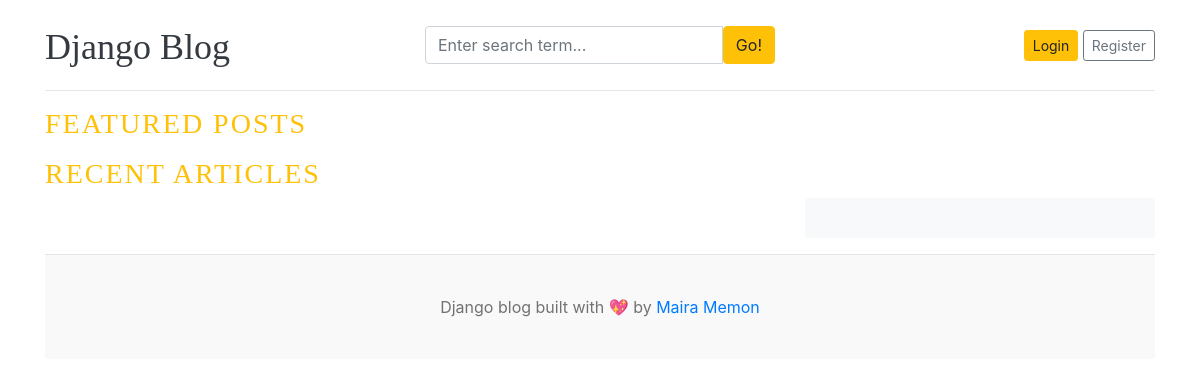
Before: / with the older database file.
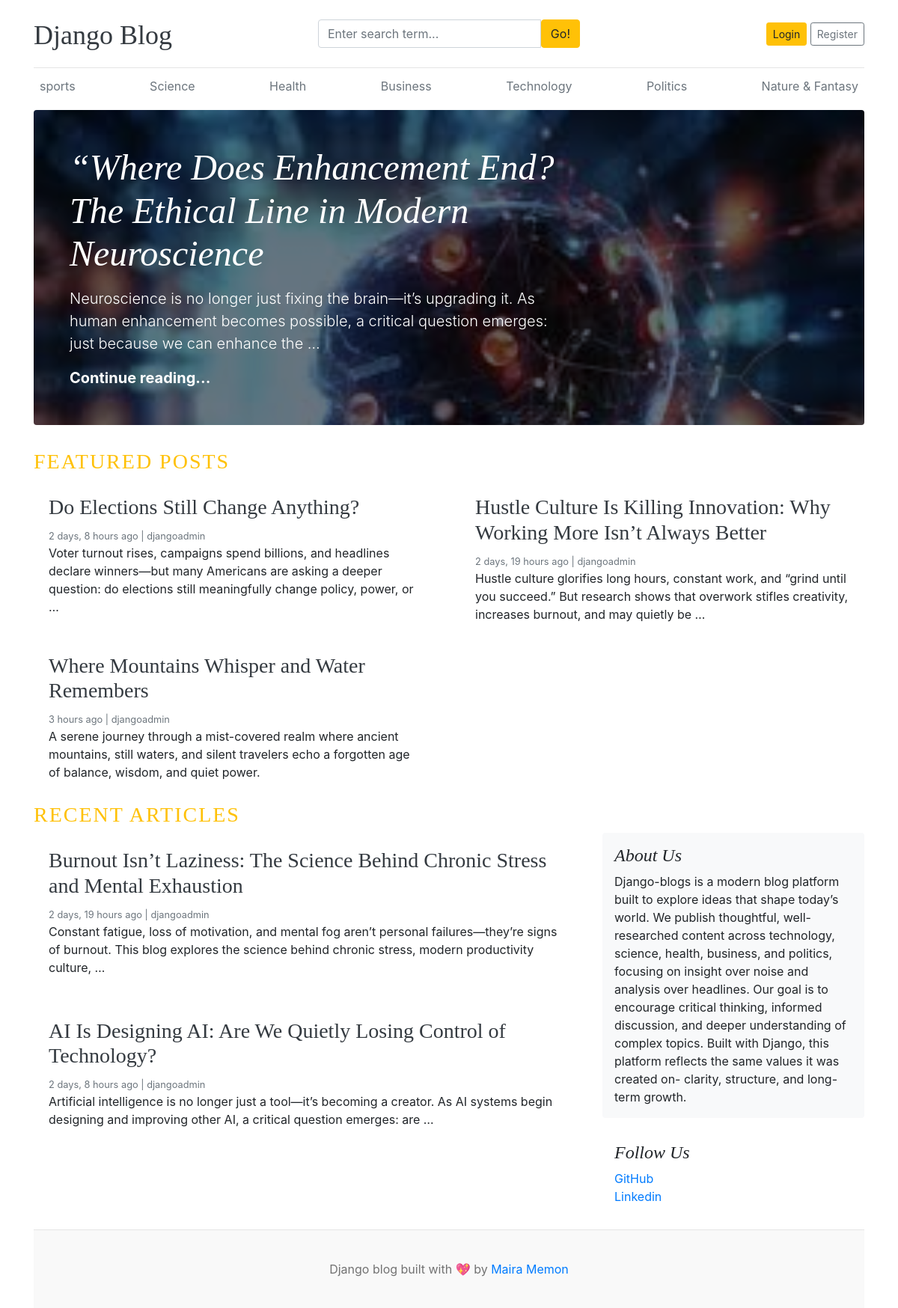
After: the same page with the newer database file.
### blogs/models.py (models this page shows, shortened)
class Category(models.Model):
    category_name = models.CharField(max_length=50, unique=True)
    created_at = models.DateTimeField(auto_now_add=True)
    updated_at = models.DateTimeField(auto_now=True)
    class Meta:
        verbose_name_plural = 'categories'

class Blog(models.Model):
    title = models.CharField(max_length=100)
    slug = models.SlugField(max_length=150, unique=True, blank=True)
    category = models.ForeignKey(Category, on_delete=models.CASCADE)
    author = models.ForeignKey(User, on_delete=models.CASCADE)
    featured_image = models.ImageField(upload_to='uploads/%Y/%m/%d', blank=True, null=True)
    short_description = models.TextField(max_length=500)
    blog_body = models.TextField(max_length=2000)
    status = models.CharField(max_length=20, choices=STATUS_CHOICES, default="Draft")
    is_featured = models.BooleanField(default=False)
    created_at = models.DateTimeField(auto_now_add=True)
    updated_at = models.DateTimeField(auto_now=True)

### pages/models.py (models this page shows, shortened)
class About(models.Model):
    about_heading = models.CharField(max_length=25)
    about_description = models.TextField(max_length=500)
    created_at = models.DateTimeField(auto_now_add=True)
    updated_at = models.DateTimeField(auto_now=True)
    class Meta:
        verbose_name_plural = 'About'

class SocialLink(models.Model):
    platform = models.CharField(max_length=50)
    link = models.URLField(max_length=200)
    created_at = models.DateTimeField(auto_now_add=True)
    updated_at = models.DateTimeField(auto_now=True)

### blog_main/views.py (the view)
# urls.py: 2. Add a URL to urlpatterns:  path('', views.home, name='home')
def home(request):
    featured_posts = Blog.objects.filter(is_featured=True, status='Published').order_by('updated_at')
    posts = Blog.objects.filter(is_featured=False, status='Published')
    try:
       about = About.objects.get()
    except :
        about = None
    context = {
        'featured_posts': featured_posts,
        'posts': posts,
        'about': about,
    }
    return render(request, 'home.html', context)

### blogs/context_processors.py (called while the page is built)
def get_categories(request):
    categories = Category.objects.all()
    return dict(categories=categories)

def get_social_links(request):
    social_links = SocialLink.objects.all()
    return dict(social_links=social_links)

### templates/home.html (shortened to what this page needs)
{% extends 'base.html' %}
  {% block content %}
  {% for post in featured_posts %}
    {% if forloop.first %}
    <div class="jumbotron p-3 p-md-5 text-white rounded bg-dark" style="background-image: url('{{ post.featured_image.url }}');background-blend-mode: overlay;background-size:cover;">
      <div class="col-md-8 px-0">
        <h1 class="display-4 font-italic">{{ post.title }}</h1>
        <p class="lead my-3">{{ post.short_description | truncatewords:25 }}</p>
        <p class="lead mb-0"><a href="{% url 'blogs' post.slug %}" class="text-white font-weight-bold">Continue reading...</a></p>
      </div>
    </div>
    {% endif %}
  {% endfor %}
  <h3 class="text-uppercase text-warning" style="letter-spacing: 2px;">Featured Posts</h3>
  <div class="row mb-2">
    {% for post in featured_posts %}
      {% if not forloop.first %}
    <div class="col-md-6">
      <div class="card border-0" >
        <div class="card-body">
          <h3><a href="{% url 'blogs' post.slug %}" class="text-dark">{{ post.title }}</a></h3>
          <small class="mb-1 text-muted">{{ post.created_at | timesince }} ago | {{ post.author }}</small>
          <p class="card-text">{{ post.short_description | truncatewords:25 }}</p>
        </div>
      </div>
    </div>
      {% endif %}
    {% endfor %}
  </div>
  <h3 class="text-uppercase text-warning" style="letter-spacing: 2px;">Recent Articles</h3>
  <div class="row">
    <div class="col-md-8">
      {% for post in posts %}
      <div class="card border-0 mb-3">
        <div class="card-body">
          <h3><a href="{% url 'blogs' post.slug %}" class="text-dark">{{ post.title }}</a></h3>
          <small class="mb-1 text-muted">{{ post.created_at | timesince }} ago | {{ post.author }}</small>
          <p class="card-text">{{ post.short_description | truncatewords:25 }}</p>
        </div>
      </div>
      {% endfor %}
    </div>
      <aside class="col-md-4 blog-sidebar">
        <div class="p-3 mb-3 bg-light rounded">
          <h4 class="font-italic">{{ about.about_heading }}</h4>
          <p class="mb-0">{{ about.about_description }}</p>
        </div>
        {% if social_links %}
        <div class="p-3">
          <h4 class="font-italic">Follow Us</h4>
          <ol class="list-unstyled">
            {%for i in social_links %}
            <li><a href="{{ i.link }}" target="_blank" >{{ i.platform }}</a></li>
            {% endfor %}
          </ol>
        </div>
        {% endif %}
      </aside>
    </div>
{% endblock %}

### templates/base.html (shortened to what this page needs)
{% load static %}
<!DOCTYPE html>
<html lang="en">
<head>
    <link href="https://getbootstrap.com/docs/4.0/dist/css/bootstrap.min.css" rel="stylesheet">
    <link href="{% static 'css/blog.css' %}" rel="stylesheet">
    <link rel="stylesheet" href="https://cdnjs.cloudflare.com/ajax/libs/font-awesome/4.7.0/css/font-awesome.min.css">
  </head>
<body>
    <div class="container">
      <header class="blog-header py-3">
        <div class="row flex-nowrap justify-content-between align-items-center">
          <div class="col-4 pt-1">
            <a class="blog-header-logo text-dark" href="/">Django Blog</a>
          </div>
          <div class="col-4">
            <form action="{% url 'search' %}" method="GET">
              <div class="input-group">
                <input class="form-control" type="text" name="keyword" value="{{ keyword }}" placeholder="Enter search term..." aria-label="Enter search term..." aria-describedby="button-search" />
                <button type="submit" class="btn btn-warning" id="button-search" type="button">Go!</button>
            </div>
            </form>
          </div>
          <div class="col-4 d-flex justify-content-end align-items-center">
            {% if not user.is_authenticated %}
            <a class="btn btn-sm btn-warning" href="{% url 'login' %}">Login</a> &nbsp;
            <a class="btn btn-sm btn-outline-secondary" href="{% url 'register' %}">Register</a>
            {% else %}
            <span><a href="{% url 'dashboard' %}">Dashboard</a></span>
            &emsp;
            <span><a href="{% url 'logout' %}">Logout</a></span>
            {% endif %}
          </div>
        </div>
      </header>
      <div class="nav-scroller py-1 mb-2">
        <nav class="nav d-flex justify-content-between">
          {% for cat in categories %}
          <a class="p-2 text-muted" href="{% url 'posts_by_category' cat.id %}">{{ cat.category_name }}</a>
          {% endfor %}
        </nav>
      </div>
{% block content %}
{% endblock %}
<footer class="blog-footer">
    <p>Django blog built with 💖 by <a href="#">Maira Memon</a></p>
  </footer>
  </body>
  </html>

### blog_main/static/css/blog.css (style rules this page uses)
.blog-header { border-bottom: 1px solid #e5e5e5; }
.blog-header-logo { font-family: "Playfair Display", Georgia, "Times New Roman", serif; font-size: 2.25rem; }
h1, h2, h3, h4, h5, h6 { font-family: "Playfair Display", Georgia, "Times New Roman", serif; }
.display-4 { font-size: 2.5rem; }
@media (min-width: 768px) { .display-4 { font-size: 3rem; } }
.blog-footer { padding: 2.5rem 0; color: #727272; text-align: center; background-color: #f9f9f9; border-top: .05rem solid #e5e5e5; }
.blog-footer p:last-child { margin-bottom: 0; }

Changed rows visible on the page:
added Category: category_name "sports"
added Category: category_name "Science"
added Category: category_name "Health"
added Category: category_name "Business"
added Category: category_name "Technology"
added Category: category_name "Politics"
added Category: category_name "Nature & Fantasy"
added Blog: featured_image (picture), title "“Where Does Enhancement End? The Ethical Line in Modern Neuroscience", short_description "Neuroscience is no longer just fixing the brain—it’s upgrading it. As human enhancement becomes possible, a critical question emerges: just because we can enhance the …"
added Blog: title "Do Elections Still Change Anything?", created_at "2 days, 8 hours", author "djangoadmin", short_description "Voter turnout rises, campaigns spend billions, and headlines declare winners—but many Americans are asking a deeper question: do elections still meaningfully change policy, power, or …", shown under "FEATURED POSTS"
added Blog: title "Hustle Culture Is Killing Innovation: Why Working More Isn’t Always Better", created_at "2 days, 19 hours", author "djangoadmin", short_description "Hustle culture glorifies long hours, constant work, and “grind until you succeed.” But research shows that overwork stifles creativity, increases burnout, and may quietly be …", shown under "FEATURED POSTS"
added Blog: title "Where Mountains Whisper and Water Remembers", created_at "3 hours", author "djangoadmin", short_description "A serene journey through a mist-covered realm where ancient mountains, still waters, and silent travelers echo a forgotten age of balance, wisdom, and quiet power.", shown under "FEATURED POSTS"
added Blog: title "Burnout Isn’t Laziness: The Science Behind Chronic Stress and Mental Exhaustion", created_at "2 days, 19 hours", author "djangoadmin", short_description "Constant fatigue, loss of motivation, and mental fog aren’t personal failures—they’re signs of burnout. This blog explores the science behind chronic stress, modern productivity culture, …", shown under "RECENT ARTICLES"
added Blog: title "AI Is Designing AI: Are We Quietly Losing Control of Technology?", created_at "2 days, 8 hours", author "djangoadmin", short_description "Artificial intelligence is no longer just a tool—it’s becoming a creator. As AI systems begin designing and improving other AI, a critical question emerges: are …", shown under "RECENT ARTICLES"
added About: about_heading "About Us", about_description "Django-blogs is a modern blog platform built to explore ideas that shape today’s world. We publish thoughtful, well-researched content across technology, science, health, business, and politics, focusing on insight over noise and analysis over headlines. Our goal is to encourage critical thinking, informed discussion, and deeper understanding of complex topics. Built with Django, this platform reflects the same values it was created on- clarity, structure, and long-term growth."
added SocialLink: platform "GitHub"
added SocialLink: platform "Linkedin"
Other visible differences:
text now shown: "Follow Us"
